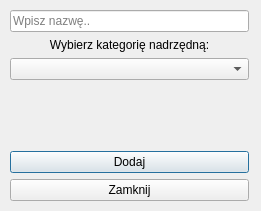
<?xml version="1.0" encoding="UTF-8"?>
<ui version="4.0">
 <class>AddCategoryView</class>
 <widget class="QDialog" name="AddCategoryView">
  <property name="windowModality">
   <enum>Qt::WindowModal</enum>
  </property>
  <property name="geometry">
   <rect>
    <x>0</x>
    <y>0</y>
    <width>261</width>
    <height>211</height>
   </rect>
  </property>
  <property name="focusPolicy">
   <enum>Qt::NoFocus</enum>
  </property>
  <property name="contextMenuPolicy">
   <enum>Qt::NoContextMenu</enum>
  </property>
  <property name="acceptDrops">
   <bool>false</bool>
  </property>
  <property name="windowTitle">
   <string>Dodawanie Kategorii</string>
  </property>
  <widget class="QWidget" name="verticalLayoutWidget">
   <property name="geometry">
    <rect>
     <x>10</x>
     <y>10</y>
     <width>239</width>
     <height>191</height>
    </rect>
   </property>
   <layout class="QVBoxLayout" name="verticalLayout">
    <item>
     <widget class="QLineEdit" name="newCategoryLineEdit">
      <property name="text">
       <string/>
      </property>
      <property name="placeholderText">
       <string>Wpisz nazwę..</string>
      </property>
     </widget>
    </item>
    <item>
     <widget class="QLabel" name="label">
      <property name="layoutDirection">
       <enum>Qt::LeftToRight</enum>
      </property>
      <property name="text">
       <string>Wybierz kategorię nadrzędną:</string>
      </property>
      <property name="alignment">
       <set>Qt::AlignCenter</set>
      </property>
     </widget>
    </item>
    <item>
     <widget class="QComboBox" name="categoryComboBox"/>
    </item>
    <item>
     <widget class="QLabel" name="infoLabel">
      <property name="text">
       <string/>
      </property>
      <property name="textFormat">
       <enum>Qt::AutoText</enum>
      </property>
      <property name="alignment">
       <set>Qt::AlignCenter</set>
      </property>
     </widget>
    </item>
    <item>
     <spacer name="verticalSpacer">
      <property name="orientation">
       <enum>Qt::Vertical</enum>
      </property>
      <property name="sizeHint" stdset="0">
       <size>
        <width>20</width>
        <height>40</height>
       </size>
      </property>
     </spacer>
    </item>
    <item>
     <widget class="QPushButton" name="okButton">
      <property name="text">
       <string>Dodaj</string>
      </property>
     </widget>
    </item>
    <item>
     <widget class="QPushButton" name="rejectButton">
      <property name="text">
       <string>Zamknij</string>
      </property>
     </widget>
    </item>
   </layout>
  </widget>
 </widget>
 <resources/>
 <connections>
  <connection>
   <sender>rejectButton</sender>
   <signal>released()</signal>
   <receiver>AddCategoryView</receiver>
   <slot>deleteLater()</slot>
   <hints>
    <hint type="sourcelabel">
     <x>129</x>
     <y>123</y>
    </hint>
    <hint type="destinationlabel">
     <x>131</x>
     <y>91</y>
    </hint>
   </hints>
  </connection>
 </connections>
</ui>
